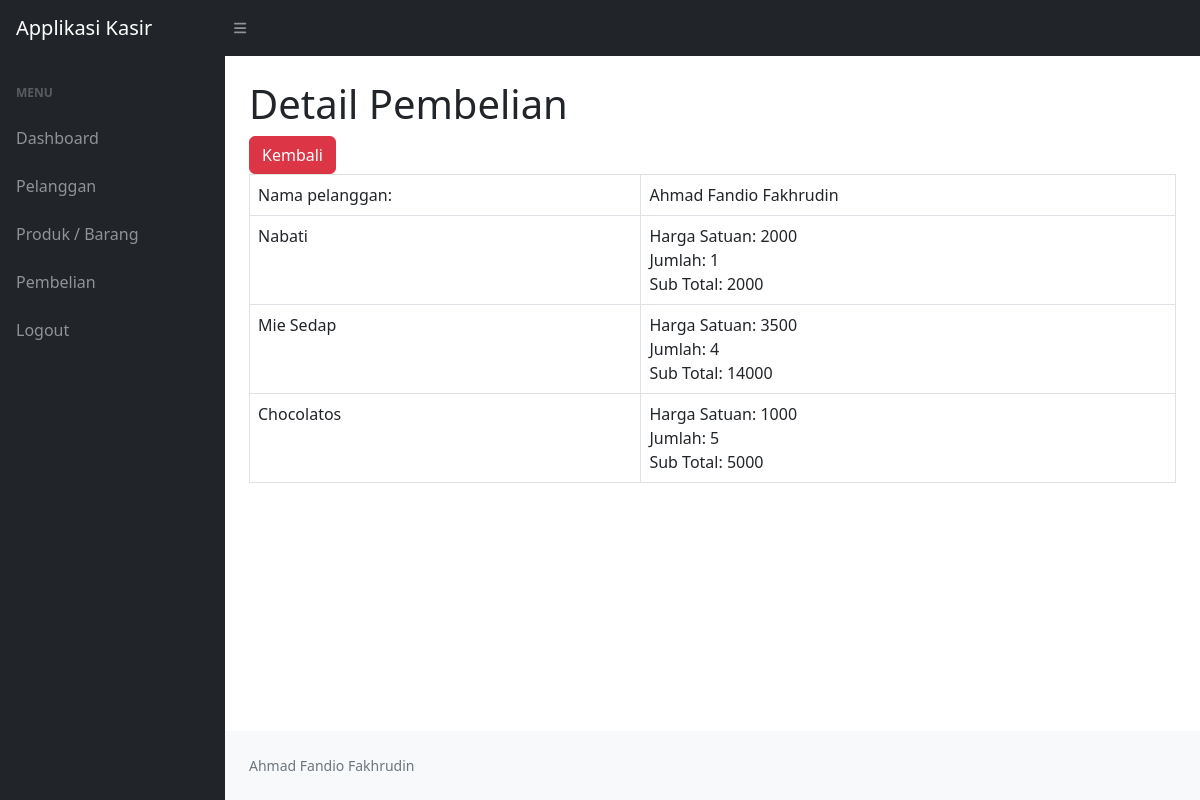
The page /ukk_kasir_fandio/detail_pembelian.php?id_penjualan=1 (signed in) on the database its author committed.
### tables this page shows
CREATE TABLE `penjualan` (
  `id_penjualan` int(11) NOT NULL,
  `tanggal_penjualan` date NOT NULL,
  `total_harga` int(11) NOT NULL,
  `id_pelanggan` int(11) NOT NULL
);

CREATE TABLE `pelanggan` (
  `id_pelanggan` int(11) NOT NULL,
  `nama_pelanggan` varchar(255) NOT NULL,
  `alamat` text NOT NULL,
  `nomor_telepon` varchar(255) NOT NULL
);

CREATE TABLE `detailpenjualan` (
  `id_detail` int(11) NOT NULL,
  `id_penjualan` int(11) NOT NULL,
  `id_produk` int(11) NOT NULL,
  `jumlah_produk` int(11) NOT NULL,
  `sub_total` int(11) NOT NULL
);

CREATE TABLE `produk` (
  `id_produk` int(11) NOT NULL,
  `nama_produk` varchar(255) NOT NULL,
  `harga` int(11) NOT NULL,
  `stock` int(11) NOT NULL
);

### ukk_kasir_fandio/detail_pembelian.php (the view, shortened to what this page needs)
<?php
include "koneksi.php";
$id_penjualan = $_GET['id_penjualan'];
$query = mysqli_query($koneksi, "SELECT * FROM penjualan LEFT JOIN pelanggan on pelanggan.id_pelanggan = penjualan.id_pelanggan WHERE id_penjualan = $id_penjualan");
$data = mysqli_fetch_array($query);
?>
<!DOCTYPE html>
<html lang="en">
    <head>
        <link href="https://cdn.jsdelivr.net/npm/simple-datatables@7.1.2/dist/style.min.css" rel="stylesheet" />
        <link href="css/styles.css" rel="stylesheet" />
    </head>
    <body class="sb-nav-fixed">
        <nav class="sb-topnav navbar navbar-expand navbar-dark bg-dark">
            <a class="navbar-brand ps-3" href="index.php">Applikasi Kasir</a>
            <button class="btn btn-link btn-sm order-1 order-lg-0 me-4 me-lg-0" id="sidebarToggle" href="#!"><i class="fas fa-bars"></i></button>
        </nav>
        <div id="layoutSidenav">
            <div id="layoutSidenav_nav">
                <nav class="sb-sidenav accordion sb-sidenav-dark" id="sidenavAccordion">
                <div class="sb-sidenav-menu">
                        <div class="nav">
                            <div class="sb-sidenav-menu-heading">Menu</div>
                            <a class="nav-link" href="index.php">
                                Dashboard
                            </a>
                            <a class="nav-link" href="pelanggan.php">
                                Pelanggan
                            </a>
                            <a class="nav-link" href="produk.php">
                                Produk / Barang
                            </a>
                            <a class="nav-link" href="pembelian.php">
                                Pembelian
                            </a>
                            <a class="nav-link" href="logout.php">
                                Logout
                            </a>
                        </div>
                    </div>
                </nav>
            </div>
            <div id="layoutSidenav_content">
                <main>
                    <div class="container-fluid px-4">
                        <h1 class="mt-4">Detail Pembelian</h1>
                        <a class="btn btn-danger" href="pembelian.php">Kembali</a>
                        <form method="POST">
                            <table class="table table-bordered">
                                <tr>
                                    <td>Nama pelanggan:</td>
                                    <td>
                                        <?php echo $data['nama_pelanggan']; ?>
                                    </td>
                                </tr>
                                <?php
                                    $pro = mysqli_query($koneksi, "SELECT * FROM detailpenjualan LEFT JOIN produk ON produk.id_produk = detailpenjualan.id_produk WHERE id_penjualan = $id_penjualan");
                                    while($produk = mysqli_fetch_array($pro)){
                                ?>
                                <tr>
                                    <td><?php echo $produk['nama_produk']; ?></td>
                                    <td>
                                        Harga Satuan: <?php echo $produk['harga'];?><br>
                                        Jumlah: <?php echo $produk['jumlah_produk'];?><br>
                                        Sub Total: <?php echo $produk['sub_total'];?>
                                    </td>
                                <?php
                                    }
                                ?>
                            </table>
                        </form>
                    </div>
                </main>
                <footer class="py-4 bg-light mt-auto">
                    <div class="container-fluid px-4">
                        <div class="d-flex align-items-center justify-content-between small">
                            <div class="text-muted">Ahmad Fandio Fakhrudin</div>
                        </div>
                    </div>
                </footer>
            </div>
        </div>
    </body>
</html>

### rows shown on the page
penjualan: id_pelanggan.nama_pelanggan "Ahmad Fandio Fakhrudin"
detailpenjualan: id_produk.nama_produk "Nabati", id_produk.harga "2000", jumlah_produk "1", sub_total "2000"
detailpenjualan: id_produk.nama_produk "Mie Sedap", id_produk.harga "3500", jumlah_produk "4", sub_total "14000"
detailpenjualan: id_produk.nama_produk "Chocolatos", id_produk.harga "1000", jumlah_produk "5", sub_total "5000"
